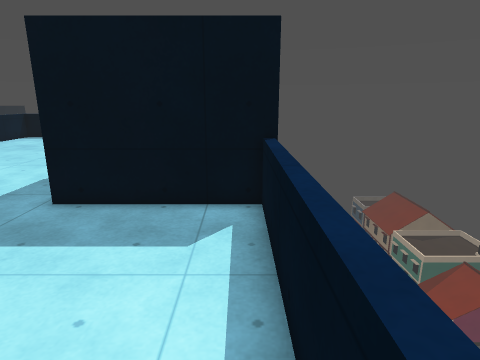
view 1 (above)

16 first-person views from a walk through a 3-D level made in the Godot game engine. The camera is 1.5 m above the floor, tilts 14° down and sees 75° across. The floor is counted in squares, 0.5 m on a side. Each view is taken from the middle of a square. On the plan, view 1 faces up. The plan holds only what a view shows up to about 20 squares ahead; the rest is blank. The place goes on beyond the plan. Surface patterns are stand-ins for the level's own textures.

view 2
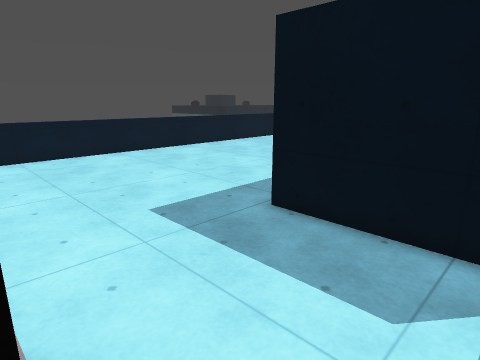

view 3
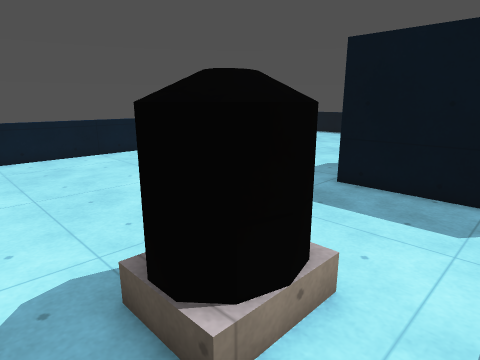

view 4
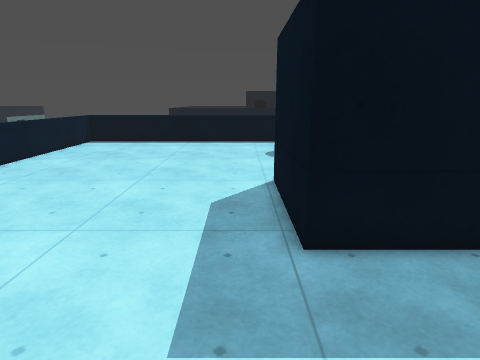

view 5
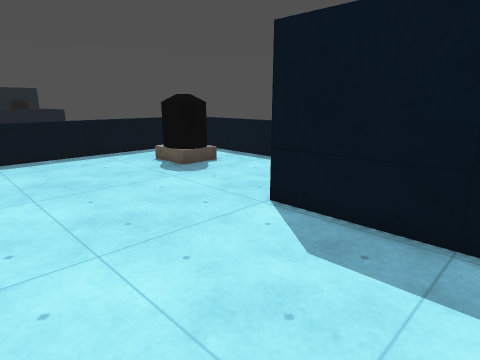

view 6
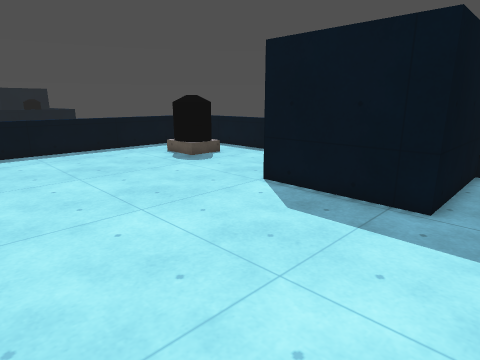

view 7
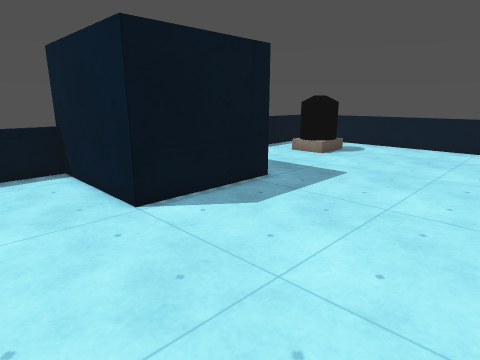

view 8
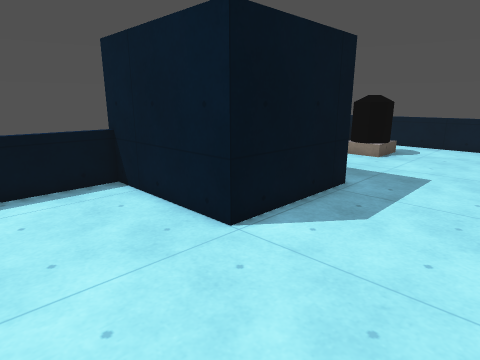

view 9
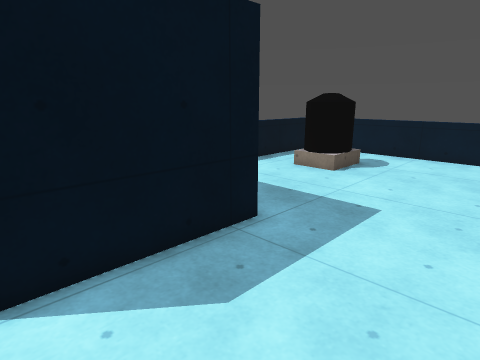

view 10
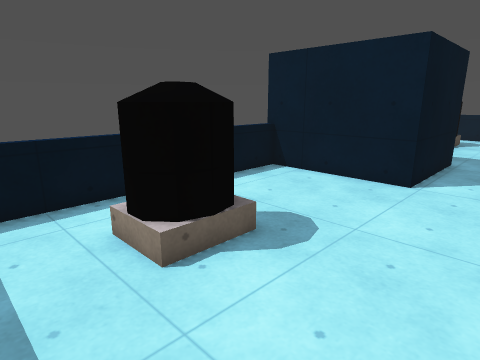

view 11
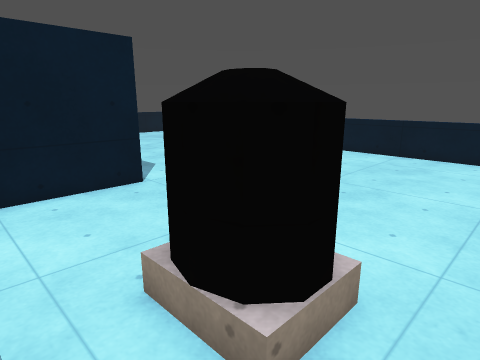

view 12
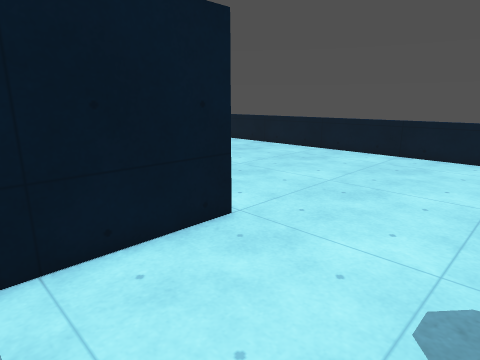

view 13
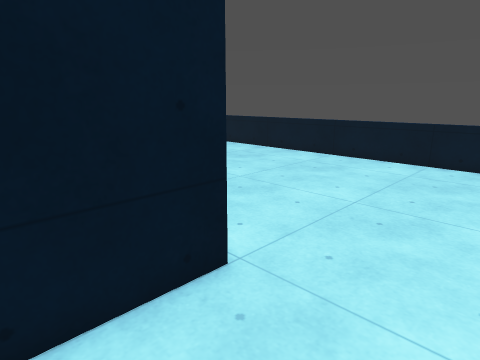

view 14
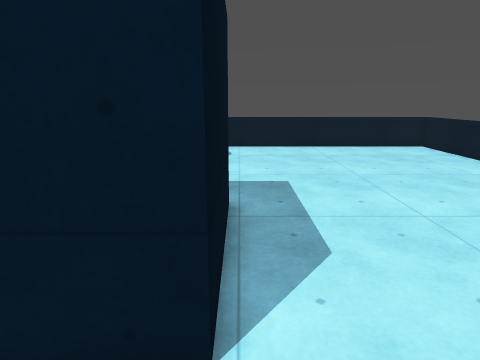

view 15
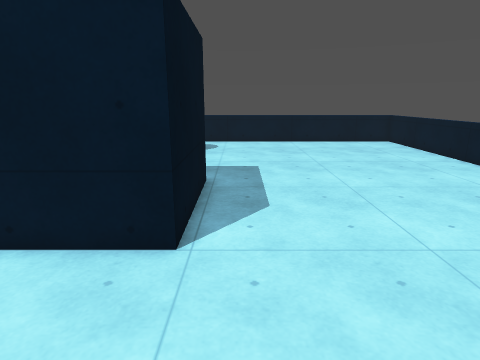

view 16
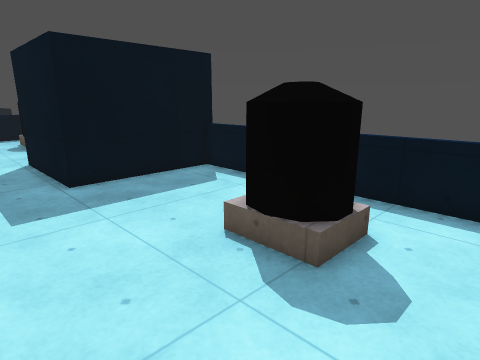

### Floor plan
Points are (right, up) in squares from view 1. A wall is a line through its corners. A room is listed if a view was taken in it or the views show most of it. See-through windows are left out.
Room 1 (views 1, 2, 3, 4, 5, 6, 7, 8, 9, 10, 11, 12, 13, 14, 15, 16)
walls: (-4.3, 2.2) (-2.1, 2.2); (1.1, 9) (-5.7, 9) (-5.7, 15) (1.1, 15); (-3.5, 21.7) (-4, 22.2) (-4.2, 23) (-4, 23.8); (-2.9, 2.2) (-2.3, 1.7); (-2.1, 21.7) (-4.3, 21.7); (-2.2, 22.3) (-2.9, 21.7); (-4.1, 0.2) (-4.3, 1) (-4.1, 1.8) (-3.5, 2.2); (-4.3, 24.3) (-2.1, 24.3); (-2.1, -0.3) (-4.3, -0.3)
low walls: (0.7, 14.9) (0.7, 25.6); (-4.3, 21.7) (-4.3, 24.3); (-2.1, 2.2) (-2.1, -0.3); (-4.3, -0.3) (-4.3, 2.2); (-2.1, 24.3) (-2.1, 21.7); (-18.7, 23.8) (-18.7, -2.4); (-11.1, -3.6) (-2.3, -3.6); (-2.8, 27.6) (-12.4, 27.6); (0.7, -2.1) (0.7, 9)

Positions as (right, up) in squares from view 1, and headings:
1: (0, 0), facing up
2: (0, 2), facing up-left
3: (0, -2), facing up-left
4: (-7, 3), facing up
5: (-13, 9), facing up-right
6: (-15, 7), facing up-right
7: (-14, 19), facing down-right
8: (-11, 20), facing down-right
9: (-11, 15), facing down-right
10: (-9, 27), facing down-right
11: (0, 26), facing down-left
12: (0, 21), facing down-left
13: (-2, 19), facing down-left
14: (-6, 18), facing down
15: (-7, 21), facing down
16: (-9, -3), facing up-right
